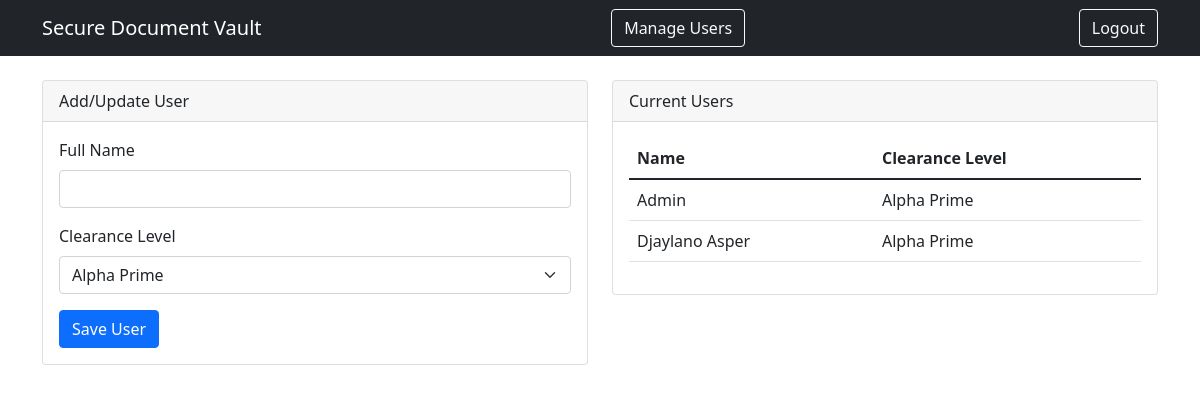
Before: /manage_users (signed in) with the older database file.
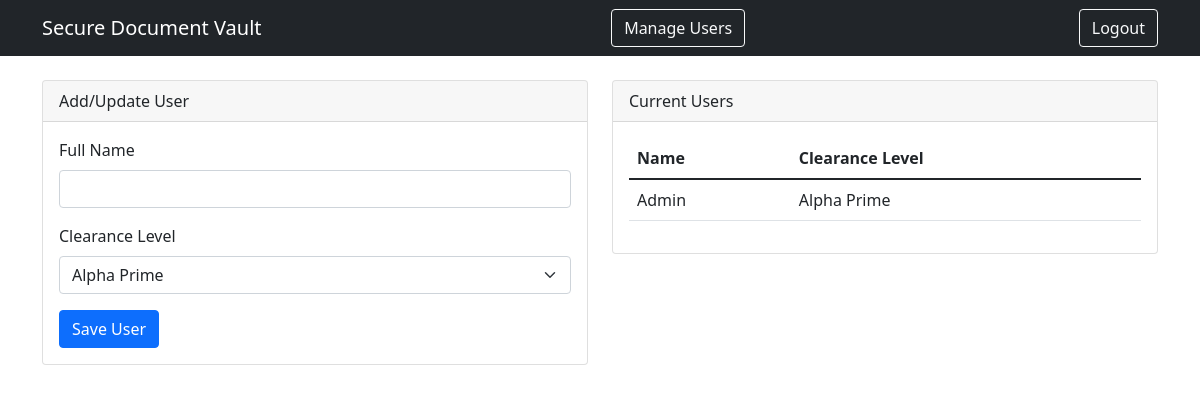
After: the same page with the newer database file.
### tables this page shows
CREATE TABLE users
                     (name TEXT PRIMARY KEY, password TEXT, clearance_level TEXT);

### main.py (the view, shortened to what this page needs)
@app.route('/manage_users', methods=['GET', 'POST'])
def manage_users():
    if 'name' not in session or session['clearance'] != 'Alpha Prime':
        flash('Only Alpha Prime users can manage users.', 'danger')
        return redirect(url_for('dashboard'))
    conn = get_db()
    cursor = conn.cursor()
    cursor.execute("SELECT * FROM users")
    users = cursor.fetchall()
    conn.close()
    return render_template('manage_users.html', users=users, access_levels=ACCESS_LEVELS.keys())

### main.py (called while the page is built)
def get_db():
    conn = sqlite3.connect("secure_files.db")
    conn.row_factory = sqlite3.Row
    return conn

### templates/manage_users.html
{% extends "base.html" %}
{% block content %}
<div class="row">
    <div class="col-md-6">
        <div class="card">
            <div class="card-header">Add/Update User</div>
            <div class="card-body">
                <form method="POST">
                    <div class="mb-3">
                        <label class="form-label">Full Name</label>
                        <input type="text" class="form-control" name="name" required>
                    </div>
                    <div class="mb-3">
                        <label class="form-label">Clearance Level</label>
                        <select class="form-select" name="clearance" required>
                            {% for level in access_levels %}
                            <option value="{{ level }}">{{ level }}</option>
                            {% endfor %}
                        </select>
                    </div>
                    <button type="submit" class="btn btn-primary">Save User</button>
                </form>
            </div>
        </div>
    </div>
    <div class="col-md-6">
        <div class="card">
            <div class="card-header">Current Users</div>
            <div class="card-body">
                <table class="table">
                    <thead>
                        <tr>
                            <th>Name</th>
                            <th>Clearance Level</th>
                        </tr>
                    </thead>
                    <tbody>
                        {% for user in users %}
                        <tr>
                            <td>{{ user.name }}</td>
                            <td>{{ user.clearance_level }}</td>
                        </tr>
                        {% endfor %}
                    </tbody>
                </table>
            </div>
        </div>
    </div>
</div>
{% endblock %}

### templates/base.html (shortened to what this page needs)
<!DOCTYPE html>
<html>
<head>
    <link href="https://cdn.jsdelivr.net/npm/bootstrap@5.1.3/dist/css/bootstrap.min.css" rel="stylesheet">
</head>
<body>
    <nav class="navbar navbar-dark bg-dark">
        <div class="container">
            <a class="navbar-brand" href="/">Secure Document Vault</a>
            {% if session.get('clearance') == 'Alpha Prime' %}
            <a class="btn btn-outline-light" href="{{ url_for('manage_users') }}">Manage Users</a>
            {% endif %}
            {% if session.get('name') %}
            <a class="btn btn-outline-light" href="{{ url_for('logout') }}">Logout</a>
            {% endif %}
        </div>
    </nav>
    <div class="container mt-4">
        {% block content %}{% endblock %}
    </div>
</body>
</html>

Changed rows visible on the page:
removed users: name "Djaylano Asper", clearance_level "Alpha Prime"
